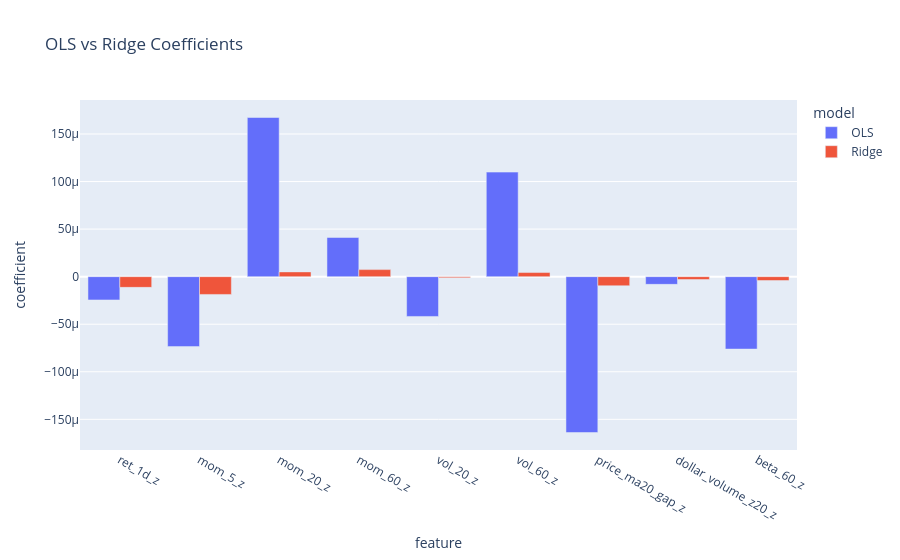

Notebook code cell kept with this figure:
### Code cell
# Plot
coef_long = coef_compare.melt(
    id_vars="feature",
    var_name="model",
    value_name="coefficient",
)

fig = px.bar(
    coef_long,
    x="feature",
    y="coefficient",
    color="model",
    barmode="group",
    title=("OLS vs Ridge Coefficients"),
)

fig.show()

### Figure 1 — Plotly figure (JSON) as saved in the notebook; plotly's stock layout.template omitted (floating-point values rounded to 4 significant figures)
{"data": [{"alignmentgroup": "True", "hovertemplate": "model=OLS<br>feature=%{x}<br>coefficient=%{y}<extra></extra>", "legendgroup": "OLS", "marker": {"color": "#636efa", "pattern": {"shape": ""}}, "name": "OLS", "offsetgroup": "OLS", "orientation": "v", "showlegend": true, "textposition": "auto", "type": "bar", "x": ["ret_1d_z", "mom_5_z", "mom_20_z", "mom_60_z", "vol_20_z", "vol_60_z", "price_ma20_gap_z", "dollar_volume_z20_z", "beta_60_z"], "xaxis": "x", "y": [-2.449e-05, -7.356e-05, 0.0001673, 4.12e-05, -4.185e-05, 0.0001099, -0.0001638, -8.091e-06, -7.613e-05], "yaxis": "y"}, {"alignmentgroup": "True", "hovertemplate": "model=Ridge<br>feature=%{x}<br>coefficient=%{y}<extra></extra>", "legendgroup": "Ridge", "marker": {"color": "#EF553B", "pattern": {"shape": ""}}, "name": "Ridge", "offsetgroup": "Ridge", "orientation": "v", "showlegend": true, "textposition": "auto", "type": "bar", "x": ["ret_1d_z", "mom_5_z", "mom_20_z", "mom_60_z", "vol_20_z", "vol_60_z", "price_ma20_gap_z", "dollar_volume_z20_z", "beta_60_z"], "xaxis": "x", "y": [-1.127e-05, -1.871e-05, 5e-06, 7.412e-06, -1.214e-06, 4.317e-06, -9.583e-06, -3.032e-06, -4.084e-06], "yaxis": "y"}], "layout": {"barmode": "group", "legend": {"title": {"text": "model"}, "tracegroupgap": 0}, "title": {"text": "OLS vs Ridge Coefficients"}, "xaxis": {"anchor": "y", "domain": [0, 1], "title": {"text": "feature"}}, "yaxis": {"anchor": "x", "domain": [0, 1], "title": {"text": "coefficient"}}}}
